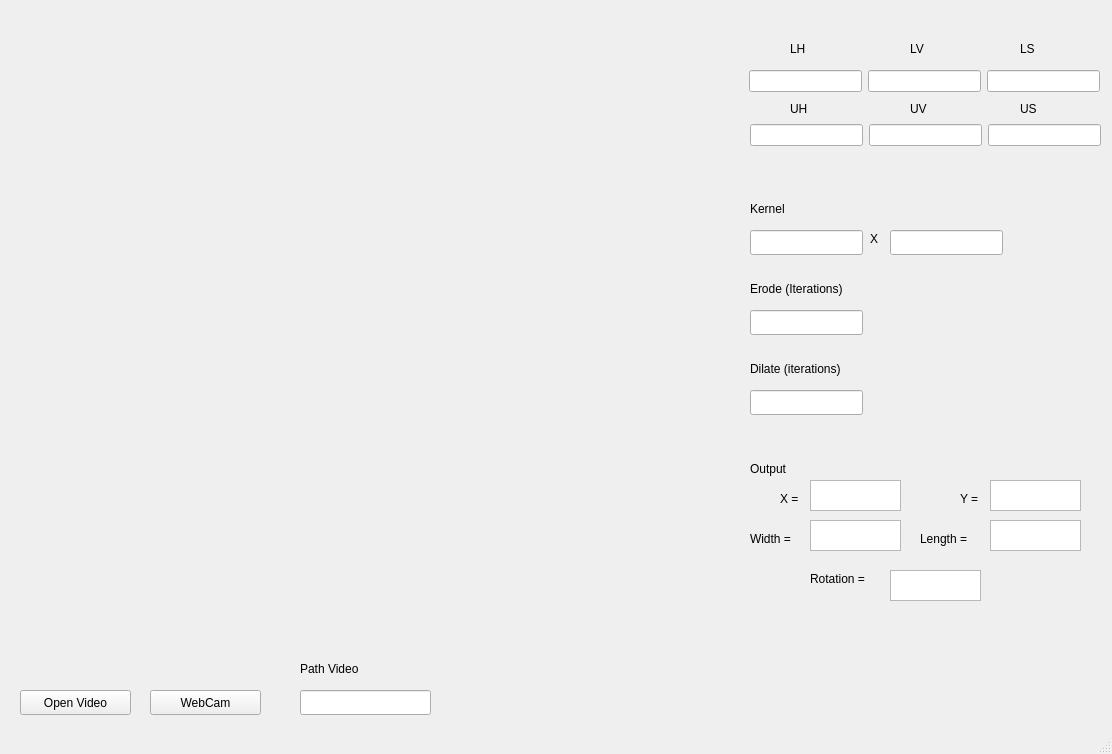
<?xml version="1.0" encoding="UTF-8"?>
<ui version="4.0">
 <class>MainWindow</class>
 <widget class="QMainWindow" name="MainWindow">
  <property name="geometry">
   <rect>
    <x>0</x>
    <y>0</y>
    <width>1112</width>
    <height>754</height>
   </rect>
  </property>
  <property name="windowTitle">
   <string>MainWindow</string>
  </property>
  <widget class="QWidget" name="centralwidget">
   <widget class="QPushButton" name="pushButton">
    <property name="geometry">
     <rect>
      <x>20</x>
      <y>690</y>
      <width>111</width>
      <height>25</height>
     </rect>
    </property>
    <property name="text">
     <string>Open Video</string>
    </property>
   </widget>
   <widget class="QPushButton" name="pushButton_2">
    <property name="geometry">
     <rect>
      <x>150</x>
      <y>690</y>
      <width>111</width>
      <height>25</height>
     </rect>
    </property>
    <property name="text">
     <string>WebCam</string>
    </property>
   </widget>
   <widget class="QLineEdit" name="lineEdit">
    <property name="geometry">
     <rect>
      <x>300</x>
      <y>690</y>
      <width>131</width>
      <height>25</height>
     </rect>
    </property>
   </widget>
   <widget class="QWidget" name="layoutWidget">
    <property name="geometry">
     <rect>
      <x>750</x>
      <y>120</y>
      <width>351</width>
      <height>31</height>
     </rect>
    </property>
    <layout class="QHBoxLayout" name="horizontalLayout_2">
     <item>
      <widget class="QLineEdit" name="lineEdit_5"/>
     </item>
     <item>
      <widget class="QLineEdit" name="lineEdit_6"/>
     </item>
     <item>
      <widget class="QLineEdit" name="lineEdit_7"/>
     </item>
    </layout>
   </widget>
   <widget class="QLabel" name="label_7">
    <property name="geometry">
     <rect>
      <x>10</x>
      <y>30</y>
      <width>700</width>
      <height>600</height>
     </rect>
    </property>
    <property name="text">
     <string/>
    </property>
    <property name="pixmap">
     <pixmap>../../../Downloads/PPT Progress.png</pixmap>
    </property>
    <property name="scaledContents">
     <bool>true</bool>
    </property>
   </widget>
   <widget class="QLabel" name="label">
    <property name="geometry">
     <rect>
      <x>790</x>
      <y>40</y>
      <width>67</width>
      <height>17</height>
     </rect>
    </property>
    <property name="text">
     <string>LH</string>
    </property>
   </widget>
   <widget class="QLabel" name="label_2">
    <property name="geometry">
     <rect>
      <x>910</x>
      <y>40</y>
      <width>67</width>
      <height>17</height>
     </rect>
    </property>
    <property name="text">
     <string>LV</string>
    </property>
   </widget>
   <widget class="QLabel" name="label_3">
    <property name="geometry">
     <rect>
      <x>1020</x>
      <y>40</y>
      <width>67</width>
      <height>17</height>
     </rect>
    </property>
    <property name="text">
     <string>LS</string>
    </property>
   </widget>
   <widget class="QLabel" name="label_4">
    <property name="geometry">
     <rect>
      <x>910</x>
      <y>100</y>
      <width>67</width>
      <height>17</height>
     </rect>
    </property>
    <property name="text">
     <string>UV</string>
    </property>
   </widget>
   <widget class="QLabel" name="label_5">
    <property name="geometry">
     <rect>
      <x>790</x>
      <y>100</y>
      <width>67</width>
      <height>17</height>
     </rect>
    </property>
    <property name="text">
     <string>UH</string>
    </property>
   </widget>
   <widget class="QLabel" name="label_6">
    <property name="geometry">
     <rect>
      <x>1020</x>
      <y>100</y>
      <width>67</width>
      <height>17</height>
     </rect>
    </property>
    <property name="text">
     <string>US</string>
    </property>
   </widget>
   <widget class="QLabel" name="label_8">
    <property name="geometry">
     <rect>
      <x>750</x>
      <y>200</y>
      <width>67</width>
      <height>17</height>
     </rect>
    </property>
    <property name="text">
     <string>Kernel</string>
    </property>
   </widget>
   <widget class="QLineEdit" name="lineEdit_8">
    <property name="geometry">
     <rect>
      <x>750</x>
      <y>230</y>
      <width>113</width>
      <height>25</height>
     </rect>
    </property>
   </widget>
   <widget class="QLineEdit" name="lineEdit_9">
    <property name="geometry">
     <rect>
      <x>890</x>
      <y>230</y>
      <width>113</width>
      <height>25</height>
     </rect>
    </property>
   </widget>
   <widget class="QLabel" name="label_9">
    <property name="geometry">
     <rect>
      <x>870</x>
      <y>230</y>
      <width>67</width>
      <height>17</height>
     </rect>
    </property>
    <property name="text">
     <string>X</string>
    </property>
   </widget>
   <widget class="QLabel" name="label_10">
    <property name="geometry">
     <rect>
      <x>750</x>
      <y>280</y>
      <width>161</width>
      <height>17</height>
     </rect>
    </property>
    <property name="text">
     <string>Erode (Iterations)</string>
    </property>
   </widget>
   <widget class="QLineEdit" name="lineEdit_10">
    <property name="geometry">
     <rect>
      <x>750</x>
      <y>310</y>
      <width>113</width>
      <height>25</height>
     </rect>
    </property>
   </widget>
   <widget class="QLineEdit" name="lineEdit_11">
    <property name="geometry">
     <rect>
      <x>750</x>
      <y>390</y>
      <width>113</width>
      <height>25</height>
     </rect>
    </property>
   </widget>
   <widget class="QLabel" name="label_11">
    <property name="geometry">
     <rect>
      <x>750</x>
      <y>360</y>
      <width>121</width>
      <height>17</height>
     </rect>
    </property>
    <property name="text">
     <string>Dilate (iterations)</string>
    </property>
   </widget>
   <widget class="QLabel" name="label_12">
    <property name="geometry">
     <rect>
      <x>300</x>
      <y>660</y>
      <width>91</width>
      <height>17</height>
     </rect>
    </property>
    <property name="text">
     <string>Path Video</string>
    </property>
   </widget>
   <widget class="QLabel" name="label_13">
    <property name="geometry">
     <rect>
      <x>750</x>
      <y>640</y>
      <width>351</width>
      <height>91</height>
     </rect>
    </property>
    <property name="text">
     <string/>
    </property>
    <property name="pixmap">
     <pixmap>../../../Downloads/image.png</pixmap>
    </property>
    <property name="scaledContents">
     <bool>true</bool>
    </property>
   </widget>
   <widget class="QLabel" name="label_14">
    <property name="geometry">
     <rect>
      <x>750</x>
      <y>460</y>
      <width>67</width>
      <height>17</height>
     </rect>
    </property>
    <property name="text">
     <string>Output</string>
    </property>
   </widget>
   <widget class="QTextBrowser" name="textBrowser">
    <property name="geometry">
     <rect>
      <x>810</x>
      <y>480</y>
      <width>91</width>
      <height>31</height>
     </rect>
    </property>
   </widget>
   <widget class="QTextBrowser" name="textBrowser_2">
    <property name="geometry">
     <rect>
      <x>990</x>
      <y>480</y>
      <width>91</width>
      <height>31</height>
     </rect>
    </property>
   </widget>
   <widget class="QLabel" name="label_15">
    <property name="geometry">
     <rect>
      <x>780</x>
      <y>490</y>
      <width>67</width>
      <height>17</height>
     </rect>
    </property>
    <property name="text">
     <string>X =</string>
    </property>
   </widget>
   <widget class="QLabel" name="label_16">
    <property name="geometry">
     <rect>
      <x>960</x>
      <y>490</y>
      <width>67</width>
      <height>17</height>
     </rect>
    </property>
    <property name="text">
     <string>Y =</string>
    </property>
   </widget>
   <widget class="QTextBrowser" name="textBrowser_3">
    <property name="geometry">
     <rect>
      <x>810</x>
      <y>520</y>
      <width>91</width>
      <height>31</height>
     </rect>
    </property>
   </widget>
   <widget class="QLabel" name="label_17">
    <property name="geometry">
     <rect>
      <x>920</x>
      <y>530</y>
      <width>67</width>
      <height>17</height>
     </rect>
    </property>
    <property name="text">
     <string>Length =</string>
    </property>
   </widget>
   <widget class="QTextBrowser" name="textBrowser_4">
    <property name="geometry">
     <rect>
      <x>990</x>
      <y>520</y>
      <width>91</width>
      <height>31</height>
     </rect>
    </property>
   </widget>
   <widget class="QLabel" name="label_18">
    <property name="geometry">
     <rect>
      <x>750</x>
      <y>530</y>
      <width>81</width>
      <height>17</height>
     </rect>
    </property>
    <property name="text">
     <string>Width =</string>
    </property>
   </widget>
   <widget class="QLabel" name="label_19">
    <property name="geometry">
     <rect>
      <x>810</x>
      <y>570</y>
      <width>81</width>
      <height>17</height>
     </rect>
    </property>
    <property name="text">
     <string>Rotation = </string>
    </property>
   </widget>
   <widget class="QTextBrowser" name="textBrowser_5">
    <property name="geometry">
     <rect>
      <x>890</x>
      <y>570</y>
      <width>91</width>
      <height>31</height>
     </rect>
    </property>
   </widget>
   <widget class="QWidget" name="">
    <property name="geometry">
     <rect>
      <x>749</x>
      <y>66</y>
      <width>351</width>
      <height>31</height>
     </rect>
    </property>
    <layout class="QHBoxLayout" name="horizontalLayout">
     <item>
      <widget class="QLineEdit" name="lineEdit_2"/>
     </item>
     <item>
      <widget class="QLineEdit" name="lineEdit_3"/>
     </item>
     <item>
      <widget class="QLineEdit" name="lineEdit_4"/>
     </item>
    </layout>
   </widget>
  </widget>
  <widget class="QStatusBar" name="statusbar"/>
 </widget>
 <resources/>
 <connections>
  <connection>
   <sender>pushButton</sender>
   <signal>clicked()</signal>
   <receiver>label_7</receiver>
   <slot>clear()</slot>
   <hints>
    <hint type="sourcelabel">
     <x>107</x>
     <y>702</y>
    </hint>
    <hint type="destinationlabel">
     <x>124</x>
     <y>580</y>
    </hint>
   </hints>
  </connection>
  <connection>
   <sender>pushButton_2</sender>
   <signal>clicked()</signal>
   <receiver>label_7</receiver>
   <slot>clear()</slot>
   <hints>
    <hint type="sourcelabel">
     <x>224</x>
     <y>705</y>
    </hint>
    <hint type="destinationlabel">
     <x>229</x>
     <y>593</y>
    </hint>
   </hints>
  </connection>
  <connection>
   <sender>lineEdit</sender>
   <signal>returnPressed()</signal>
   <receiver>label_7</receiver>
   <slot>clear()</slot>
   <hints>
    <hint type="sourcelabel">
     <x>393</x>
     <y>703</y>
    </hint>
    <hint type="destinationlabel">
     <x>390</x>
     <y>601</y>
    </hint>
   </hints>
  </connection>
  <connection>
   <sender>lineEdit_2</sender>
   <signal>cursorPositionChanged(int,int)</signal>
   <receiver>label_7</receiver>
   <slot>setNum(int)</slot>
   <hints>
    <hint type="sourcelabel">
     <x>805</x>
     <y>84</y>
    </hint>
    <hint type="destinationlabel">
     <x>685</x>
     <y>152</y>
    </hint>
   </hints>
  </connection>
  <connection>
   <sender>lineEdit_3</sender>
   <signal>cursorPositionChanged(int,int)</signal>
   <receiver>label_7</receiver>
   <slot>setNum(int)</slot>
   <hints>
    <hint type="sourcelabel">
     <x>911</x>
     <y>90</y>
    </hint>
    <hint type="destinationlabel">
     <x>685</x>
     <y>140</y>
    </hint>
   </hints>
  </connection>
  <connection>
   <sender>lineEdit_4</sender>
   <signal>cursorPositionChanged(int,int)</signal>
   <receiver>label_7</receiver>
   <slot>setNum(int)</slot>
   <hints>
    <hint type="sourcelabel">
     <x>1025</x>
     <y>74</y>
    </hint>
    <hint type="destinationlabel">
     <x>705</x>
     <y>59</y>
    </hint>
   </hints>
  </connection>
  <connection>
   <sender>lineEdit_5</sender>
   <signal>cursorPositionChanged(int,int)</signal>
   <receiver>label_7</receiver>
   <slot>setNum(int)</slot>
   <hints>
    <hint type="sourcelabel">
     <x>820</x>
     <y>137</y>
    </hint>
    <hint type="destinationlabel">
     <x>709</x>
     <y>163</y>
    </hint>
   </hints>
  </connection>
  <connection>
   <sender>lineEdit_6</sender>
   <signal>cursorPositionChanged(int,int)</signal>
   <receiver>label_7</receiver>
   <slot>setNum(int)</slot>
   <hints>
    <hint type="sourcelabel">
     <x>944</x>
     <y>137</y>
    </hint>
    <hint type="destinationlabel">
     <x>709</x>
     <y>187</y>
    </hint>
   </hints>
  </connection>
  <connection>
   <sender>lineEdit_7</sender>
   <signal>cursorPositionChanged(int,int)</signal>
   <receiver>label_7</receiver>
   <slot>setNum(int)</slot>
   <hints>
    <hint type="sourcelabel">
     <x>1070</x>
     <y>142</y>
    </hint>
    <hint type="destinationlabel">
     <x>663</x>
     <y>243</y>
    </hint>
   </hints>
  </connection>
  <connection>
   <sender>lineEdit_8</sender>
   <signal>cursorPositionChanged(int,int)</signal>
   <receiver>label_7</receiver>
   <slot>setNum(int)</slot>
   <hints>
    <hint type="sourcelabel">
     <x>805</x>
     <y>244</y>
    </hint>
    <hint type="destinationlabel">
     <x>690</x>
     <y>282</y>
    </hint>
   </hints>
  </connection>
  <connection>
   <sender>lineEdit_9</sender>
   <signal>cursorPositionChanged(int,int)</signal>
   <receiver>label_7</receiver>
   <slot>setNum(int)</slot>
   <hints>
    <hint type="sourcelabel">
     <x>937</x>
     <y>246</y>
    </hint>
    <hint type="destinationlabel">
     <x>698</x>
     <y>259</y>
    </hint>
   </hints>
  </connection>
  <connection>
   <sender>lineEdit_10</sender>
   <signal>cursorPositionChanged(int,int)</signal>
   <receiver>label_7</receiver>
   <slot>setNum(int)</slot>
   <hints>
    <hint type="sourcelabel">
     <x>779</x>
     <y>325</y>
    </hint>
    <hint type="destinationlabel">
     <x>692</x>
     <y>331</y>
    </hint>
   </hints>
  </connection>
  <connection>
   <sender>lineEdit_11</sender>
   <signal>cursorPositionChanged(int,int)</signal>
   <receiver>label_7</receiver>
   <slot>setNum(int)</slot>
   <hints>
    <hint type="sourcelabel">
     <x>798</x>
     <y>410</y>
    </hint>
    <hint type="destinationlabel">
     <x>695</x>
     <y>416</y>
    </hint>
   </hints>
  </connection>
 </connections>
</ui>
